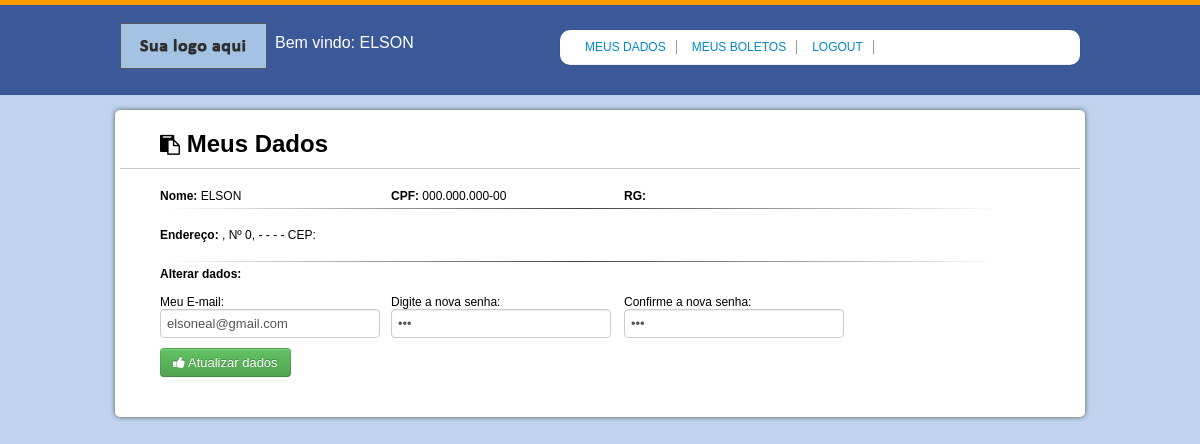
/cliente/inicio.php (signed in), run on the app's committed database.
### tables this page shows
CREATE TABLE `config` (
  `id` int(10) NOT NULL AUTO_INCREMENT,
  `nome` varchar(200) NOT NULL,
  `email` varchar(200) NOT NULL,
  `cpf` varchar(50) NOT NULL,
  `endereco` varchar(250) NOT NULL,
  `cidade` varchar(200) NOT NULL,
  `uf` varchar(2) NOT NULL,
  `logo` varchar(200) NOT NULL,
  `receber` varchar(3) NOT NULL,
  `dias` varchar(2) NOT NULL,
  `multa_atrazo` varchar(10) NOT NULL,
  `juro` varchar(50) NOT NULL,
  `demo1` varchar(200) NOT NULL,
  `demo2` varchar(200) NOT NULL,
  `demo3` varchar(200) NOT NULL,
  `demo4` varchar(200) NOT NULL,
  PRIMARY KEY (`id`)
);

CREATE TABLE `cliente` (
  `id_cliente` int(30) NOT NULL AUTO_INCREMENT,
  `id_grupo` int(30) NOT NULL,
  `nome` varchar(200) NOT NULL,
  `cpfcnpj` varchar(18) NOT NULL,
  `rg` varchar(20) NOT NULL,
  `inscricao` varchar(50) NOT NULL,
  `endereco` varchar(200) NOT NULL,
  `numero` int(10) NOT NULL,
  `complemento` varchar(200) NOT NULL,
  `bairro` varchar(200) NOT NULL,
  `cidade` varchar(200) NOT NULL,
  `uf` varchar(20) NOT NULL,
  `telefone` varchar(20) NOT NULL,
  `cep` varchar(15) NOT NULL,
  `email` varchar(250) NOT NULL,
  `obs` text NOT NULL,
  `valor` decimal(10,2) NOT NULL,
  `bloqueado` varchar(1) NOT NULL,
  `senha` varchar(10) NOT NULL,
  PRIMARY KEY (`id_cliente`)
);

### cliente/lancafatura.php (the view, shortened to what this page needs)
<?php
$cpfcnpj = $_SESSION['cpfcnpj_session'];
$fat = mysql_query("SELECT * FROM cliente WHERE cpfcnpj = '$cpfcnpj'") or die(mysql_error());
$cont = mysql_fetch_array($fat);
?>
<div id="cabecalho"><h2><i class="icon-paste iconmd"></i> Meus Dados</h2></div>
<div id="forms">
  <form action="" method="post" name="formu" id="formu" enctype="multipart/formu-data" onSubmit="return validar(this);">
   <table width="835" border="0" cellspacing="0" cellpadding="0">
  <tr>
    <td width="231"><strong>Nome:</strong> <?php echo $cont['nome'] ?></td>
    <td width="233"><strong>CPF:</strong> <?php echo $cont['cpfcnpj']; ?></td>
    <td width="371"><strong>RG:</strong> <?php echo $cont['rg']; ?></td>
    </tr>
  <tr>
    <td colspan="3"><hr></td>
  </tr>
  <tr>
    <td colspan="3">&nbsp;</td>
  </tr>
  <tr>
    <td colspan="3"><strong>Endereço:</strong> <?php echo $cont['endereco']; ?> , Nº <?php echo $cont['numero']; ?>, <?php echo $cont['complemento']; ?> - <?php echo $cont['bairro']; ?>
    - <?php echo $cont['cidade']; ?> - <?php echo $cont['uf']; ?> - CEP: <?php echo $cont['cep'] ?>
    </td>
    </tr>
  <tr>
    <td colspan="3">&nbsp;</td>
  </tr>
  <tr>
    <td colspan="3"><hr></td>
  </tr>
  <tr>
    <td colspan="3"><strong>Alterar dados:</strong></td>
    </tr>
  <tr>
    <td>
    <br/>Meu E-mail: <br/><input name="email" type="text" value="<?php echo $cont['email'] ?>"></td>
    <td><br/>Digite a nova senha: <input name="senha" type="password" value="<?php echo $cont['senha']; ?>"></td>
    <td><br/>Confirme a nova senha:<br/> <input name="confsenha" type="password" value="<?php echo $cont['senha']; ?>"></td>
    </tr>
   </table>
    <button type="submit" class="btn btn-success ewButton" name="lancafatunica" onclick="return validaruni()">
    <i class="icon-thumbs-up icon-white"></i> Atualizar dados</button>
  </form>

### cliente/inicio.php (shortened to what this page needs)
<!DOCTYPE HTML>
<html>
<head>
<link href="css/log.css" rel="stylesheet" type="text/css">
<link href="css/jquery-uicss.css" rel="stylesheet" type="text/css">
<link rel="stylesheet" type="text/css" href="../css/icons.css" />
<link href="css/principal.css" rel="stylesheet" type="text/css">
<link href="css/styles.css" rel="stylesheet" type="text/css">
<link rel="stylesheet" type="text/css" href="../css/font-awesome.min.css" />
<link href="../css/jquery-ui-1.10.4.custom.css" rel="stylesheet" type="text/css">
</head>
<body>
<?php
$empresa = $_SESSION['cpfcnpj_session'];
$sql = mysql_query("SELECT * FROM cliente WHERE cpfcnpj = '$empresa'") or die(mysql_error());
$dad = mysql_fetch_array($sql);
$log = mysql_query("SELECT * FROM config");
$linha = mysql_fetch_array($log);
?>
<div id="topo"></div>
<div id="capamenu">
<div id="logoc"><img src="../boleto/imagens/<?php echo $linha['logo'] ?>" width="147" height="46"></div>
<div id="bvindo">Bem vindo: <?php echo $dad['nome']; ?></div>
	<div id="menu">
    	<ul>
        	<li><a href="?pag=lancafatura" class="btn-link" style="text-decoration:none;">MEUS DADOS</a></li>
        	<li><a href="?pg=lista" class="btn-link" style="text-decoration:none;">MEUS BOLETOS</a></li>
      		<li><a href="sair.php" class="btn-link" style="text-decoration:none;">LOGOUT</a></li>
        </ul>
    </div>
</div>
<div id="conteudo">
<?php
if(isset($_GET['pg']) == 'lista'){
	include "lista.php";
}
elseif(isset($_GET['pag']) == 'lancafatura'){
	include "lancafatura.php";
}
else{
	include "lancafatura.php";
}
?>
</div>
</body>
</html>

### cliente/css/log.css (style rules this page uses)
* { margin:0; padding:0; }
body { background-color:#bfd3ee; font-family:sans-serif; }
#topo { height:5px; background:#FF9900; text-align:center; color:#FFFFFF; }
#logoc { float:left; margin-left:10%; margin-top:18px; }
#capamenu { width:100%; height:90px; background:#3b5998; }
#conteudo { width:80%; height:98%; margin:15px auto; padding:10px 5px; background:#FFFFFF; -webkit-box-shadow: 0px 0px 5px 0px rgba(50, 50, 50, 0.75); -moz-box-shadow: 0px 0px 5px 0px rgba(50, 50, 50, 0.75); box-shadow: 0px 0px 5px 0px rgba(50, 50, 50, 0.75); -webkit-border-radius: 5px; -moz-border-radius: 5px; border-radius: 5px; }
#bvindo { float:right; margin-right:9%; position:absolute; margin-left:10%; margin-top:30px; color:#FFF; left: 155px; top: 4px; }
#menu { width:500px; height:15px; padding:10px; margin-top:25px; background:#FFF; float:right; margin-right:10%; -webkit-border-radius: 10px; -moz-border-radius: 10px; border-radius: 10px; background: #ededed; background: -moz-linear-gradient(top, #ededed 0%, #ffffff 3%, #ffffff 97%, #e5e5e5 100%); background: -webkit-gradient(linear, left top, left bottom, color-stop(0%,#ededed), color-stop(3%,#ffffff), color-stop(97%,#ffffff), color-stop(100%,#e5e5e5)); background: -webkit-linear-gradient(top, #ededed 0%,#ffffff 3%,#ffffff 97%,#e5e5e5 100%); background: -o-linear-gradient(top, #ededed 0%,#ffffff 3%,#ffffff 97%,#e5e5e5 100%); background: -ms-linear-gradient(top, #ededed 0%,#ffffff 3%,#ffffff 97%,#e5e5e5 100%); background: linear-gradient(to bottom, #ededed 0%,#ffffff 3%,#ffffff 97%,#e5e5e5 100%); filter: progid:DXImageTransform.Microsoft.gradient( startColorstr='#ededed', endColorstr='#e5e5e5',GradientType=0 ); -webkit-box-shadow: 0px 0px 1px 0px rgba(50, 50, 50, 0.75); -moz-box-shadow: 0px 0px 1px 0px rgba(50, 50, 50, 0.75); box-shadow: 0px 0px 1px 0px rgba(50, 50, 50, 0.75); }
#menu ul li { list-style:none; float:left; margin-left:5px; border-right:1px solid #999; padding:0 10px 0 10px; font-size:12px; }

### cliente/css/principal.css (style rules this page uses)
hr { border: 0; height: 1px; margin:5px; background-image: -webkit-linear-gradient(left, rgba(0,0,0,0), rgba(0,0,0,0.75), rgba(0,0,0,0)); background-image: -moz-linear-gradient(left, rgba(0,0,0,0), rgba(0,0,0,0.75), rgba(0,0,0,0)); background-image: -ms-linear-gradient(left, rgba(0,0,0,0), rgba(0,0,0,0.75), rgba(0,0,0,0)); background-image: -o-linear-gradient(left, rgba(0,0,0,0), rgba(0,0,0,0.75), rgba(0,0,0,0)); width:100%; }
#conteudo { min-width:650px; min-height:80%; }
#cabecalho { background:#ffffff; padding:10px; padding-left:40px; margin:0 0 15px 0; border-bottom:1px solid #CCC; -moz-border-radius-topleft: 5px; -webkit-border-top-left-radius: 5px; border-top-left-radius: 5px; -moz-border-radius-topright: 5px; -webkit-border-top-right-radius: 5px; border-top-right-radius: 5px; }
#forms { margin-left:30px; font-size:12px; padding:5px 10px 30px 10px; }
.iconmd { font-size:20px; }

### data on the page
config: logo (picture)
cliente: nome "ELSON", cpfcnpj "000.000.000-00", numero "0", email "elsoneal@gmail.com"
